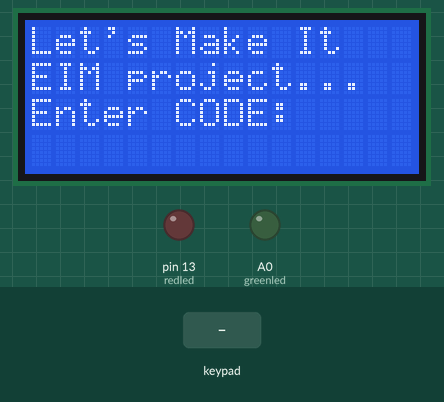
This sketch was run on a simulated Arduino Uno, built with avr-gcc and run on an emulated ATmega328P. Shown: 16×4 character LCD, output pins drawn as LEDs (lit = HIGH). Inputs (shaded band) come from the test bench.

Above: at 1.2 s.
1.3 s: keypad keys 1 2 3 4 pressed 0.4 s apart
At 3.3 s:
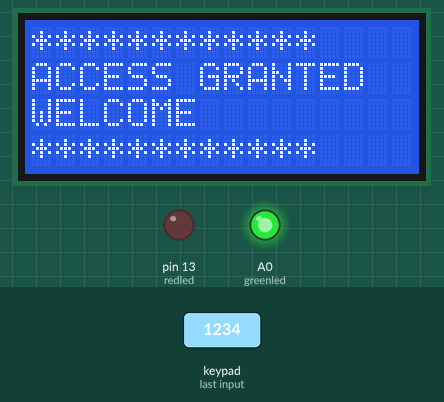
4.4 s: key '2' pressed
At 8.6 s:
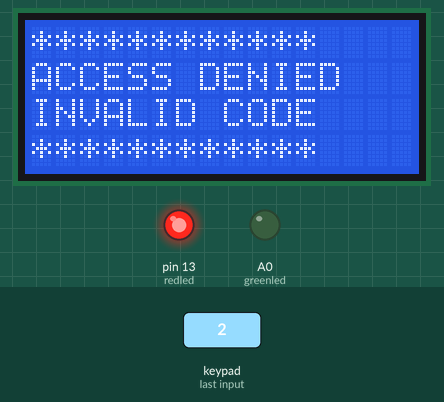
9.0 s: keypad keys 1 2 3 4 # pressed 0.4 s apart
At 13.01 s:
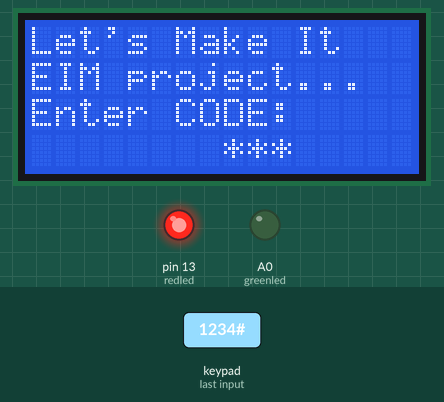
Timing chart, 0 to 19.6 s (numbered marks = the images above; inputs shaded):
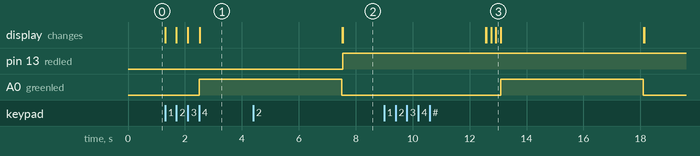

The sketch:

keypadpass.ino
```cpp
#include <Keypad.h>
#include <LiquidCrystal.h>
const byte ROWS = 4; //four rows
const byte COLS = 3; //three columns
char keys[ROWS][COLS] = {
  {'1','2','3'},
  {'4','5','6'},
  {'7','8','9'},
  {'*','0','#'}
};
byte rowPins[ROWS] = {3, 2 ,1 ,0 }; //connect to the row pinouts of the keypad
byte colPins[COLS] = {6, 5, 4}; //connect to the column pinouts of the keypad

Keypad keypad = Keypad( makeKeymap(keys), rowPins, colPins, ROWS, COLS );
LiquidCrystal lcd(12, 11, 10, 9,8, 7);
int redled = 13;
int greenled = A0;
char* ourcode = "1234";
int currentposition = 0;
void setup() {
  // set up the LCD's number of columns and rows:
  lcd.begin(16, 4);
  // Print a message to the LCD.
  lcd.setCursor(0,0);
  displaycodeenteryscreen();
  pinMode(redled , OUTPUT);
  pinMode(greenled , OUTPUT);
  digitalWrite(redled , LOW);
  digitalWrite(greenled , LOW);

}

void loop() {
  int i;
  char key = keypad.getKey();
  if(int(key) !=0){
  lcd.setCursor(8,3);
  lcd.print("    ");
  lcd.setCursor(8,3);
  for(i=0; i<=currentposition; ++i)
  {
  lcd.print("*");
  }
  if(key == ourcode[currentposition])
  {
  ++currentposition;
  if(currentposition == 4)
  {
  unlockdoor();
  currentposition = 0;
  }
  }
  else{
  invalidcode();
  currentposition = 0;
  }

  }
}

void displaycodeenteryscreen(){
  lcd.clear();
  lcd.setCursor(0,0);
  lcd.print("Let's Make It");
  lcd.setCursor(0,1);
  lcd.print("EIM project...");
  lcd.setCursor(0,2);
  lcd.print("Enter CODE: ");
}

/*void clearscreen(){
  lcd.setCursor(0,0);
  lcd.print("                ");
  lcd.setCursor(0,1);
  lcd.print("                ");
    lcd.setCursor(0,2);
  lcd.print("                ");
    lcd.setCursor(0,3);
  lcd.print("                ");
}*/
void unlockdoor()
{
  digitalWrite(greenled , HIGH);
lcd.clear();
  lcd.setCursor(0,0);
  lcd.print("************");
  lcd.setCursor(0,1);
  lcd.print("ACCESS GRANTED");
  lcd.setCursor(0,2);
  lcd.print("WELCOME");
  lcd.setCursor(0,3);
  lcd.print("************");
  delay(5000);
  digitalWrite(greenled,LOW);
  displaycodeenteryscreen();
}
void invalidcode(){
  digitalWrite(redled , HIGH);
  lcd.clear();
  lcd.setCursor(0,0);
  lcd.print("************");
  lcd.setCursor(0,1);
  lcd.print("ACCESS DENIED");
  lcd.setCursor(0,2);
  lcd.print("INVALID CODE");
  lcd.setCursor(0,3);
  lcd.print("************");
  delay(5000);
  digitalWrite(greenled,LOW);
  displaycodeenteryscreen();

}
```

Measured:
- after the input at 1.3 s, A0 (greenled): LOW → HIGH after 1.2 s; the display: first changes at once (image 1 shows a later state)
- after the input at 4.4 s, pin 13 (redled): LOW → HIGH after 3.1 s; the display: first differs from a run without the input after 3.2 s (image 2)
- after the input at 9.0 s, A0 (greenled): LOW → HIGH after 4.1 s, → LOW 5.0 s later; the display: first differs from a run without the input after 3.6 s (image 3 shows a later state)
